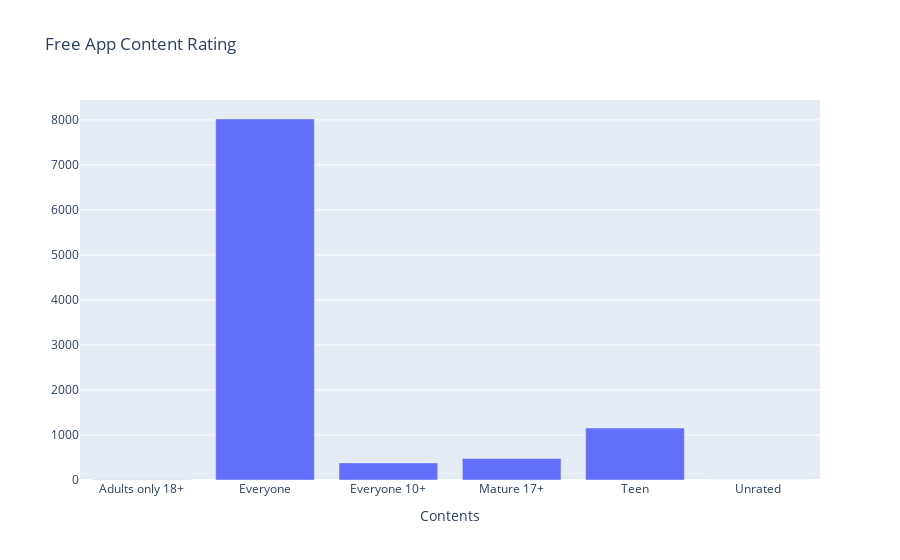

Here is the notebook cell this chart was saved with:
### Code cell
col='Content Rating'
v1=d1[col].value_counts().reset_index()
v1=v1.rename(columns={col:'count','index':col})
v1['percent']=v1['count'].apply(lambda x : 100*x/sum(v1['count']))
v1=v1.sort_values(col)
trace1 = go.Bar(x=v1[col], y=v1["count"], name="Free", marker=dict())
layout={'title':"Free App Content Rating ",'xaxis':{'title':"Contents"}}
fig = go.Figure(data=[trace1], layout=layout)
iplot(fig)

### Figure 1 — Plotly figure (JSON) as saved in the notebook; plotly's stock layout.template omitted (floating-point values rounded to 4 significant figures)
{"data": [{"name": "Free", "type": "bar", "x": ["Adults only 18+", "Everyone", "Everyone 10+", "Mature 17+", "Teen", "Unrated"], "y": [3, 8020, 380, 479, 1156, 2]}], "layout": {"title": {"text": "Free App Content Rating "}, "xaxis": {"title": {"text": "Contents"}}}}
